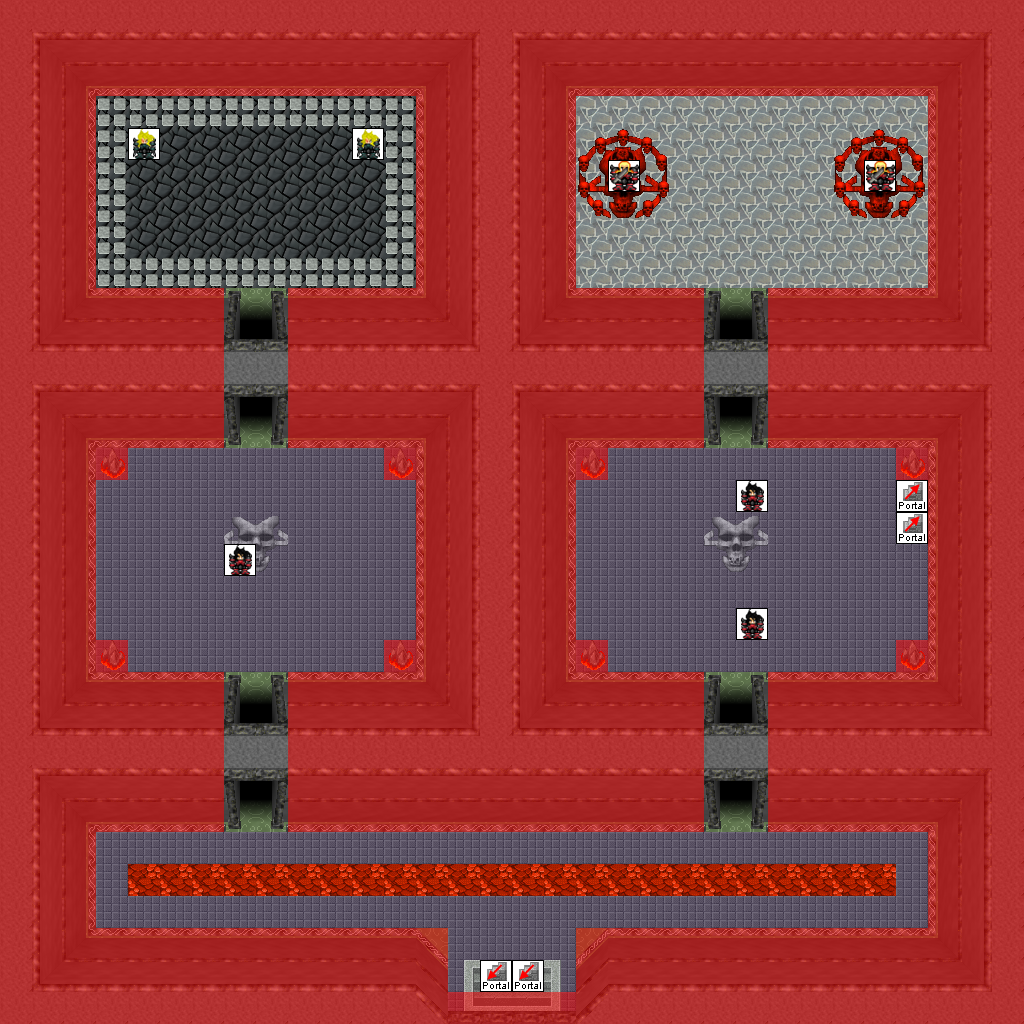

Rendered tile map (Tiled .tmx) drawn with the repository's tilesets; below, a short description and the map source with its tile grids summarised:
An orthogonal 32x32 tile map with 32x32 px tiles, 8 tile layers (0_floor, 1_terrain, 2_object, 3_roof, ...), 13 tilesets.

<map version="0.99b" orientation="orthogonal" width="32" height="32" tilewidth="32" tileheight="32">
 <tileset name="grey dark wall" firstgid="1" tilewidth="32" tileheight="32">
  <image source="../../tileset/building/wall/int_grey_dark.png" />
 </tileset>
 <tileset name="grey green wall" firstgid="17" tilewidth="32" tileheight="32">
  <image source="../../tileset/building/wall/int_grey_green.png" />
 </tileset>
 <tileset name="Untitled" firstgid="66" tilewidth="32" tileheight="32">
  <image source="../../tileset/building/entrance/grey.png" />
 </tileset>
 <tileset name="Sin nombre" firstgid="82" tilewidth="32" tileheight="32">
  <image source="../../tileset/logic/collision.png" />
 </tileset>
 <tileset name="Sin nombre" firstgid="83" tilewidth="32" tileheight="32">
  <image source="../../tileset/ground/stone_floors.png" />
 </tileset>
 <tileset name="Sin nombre" firstgid="89" tilewidth="32" tileheight="32">
  <image source="../../tileset/ground/indoor/grey_skull.png" />
 </tileset>
 <tileset name="Sin nombre" firstgid="97" tilewidth="32" tileheight="32">
  <image source="../../tileset/ground/green_paving_3.png" />
 </tileset>
 <tileset name="Sin nombre" firstgid="98" tilewidth="32" tileheight="32">
  <image source="../../tileset/ground/rock/hell.png" />
 </tileset>
 <tileset name="Sin nombre" firstgid="370" tilewidth="32" tileheight="32">
  <image source="../../tileset/logic/creature/human_armored.png" />
 </tileset>
 <tileset name="portal" firstgid="373" tilewidth="32" tileheight="32">
  <image source="../../tileset/logic/portal.png" />
 </tileset>
 <tileset name="stairs" firstgid="380" tilewidth="32" tileheight="32">
  <image source="../../tileset/building/stairs/stairs.png" />
 </tileset>
 <tileset name="stairs down" firstgid="384" tilewidth="32" tileheight="32">
  <image source="../../tileset/building/stairs/grey_stone_stairs_down.png" />
 </tileset>
 <tileset name="grey detail" firstgid="390" tilewidth="32" tileheight="32">
  <image source="../../tileset/building/entrance/grey_detail.png" />
 </tileset>
 <layer name="0_floor" width="32" height="32">
  <data>[1024 cells, 1024 non-empty, 51 distinct tile ids]</data>
 </layer>
 <layer name="1_terrain" width="32" height="32">
  <data>[1024 cells, 54 non-empty, 11 distinct tile ids]</data>
 </layer>
 <layer name="2_object" width="32" height="32">
  <data>[1024 cells, 10 non-empty, 7 distinct tile ids]</data>
 </layer>
 <layer name="3_roof" width="32" height="32">
  <data>[1024 cells, 29 non-empty, 4 distinct tile ids]</data>
 </layer>
 <layer name="4_roof_add" width="32" height="32">
  <data>[1024 cells, 0 non-empty, 0 distinct tile ids]</data>
 </layer>
 <layer name="objects" width="32" height="32">
  <data>[1024 cells, 11 non-empty, 5 distinct tile ids]</data>
 </layer>
 <layer name="collision" width="32" height="32" opacity="0.51">
  <data>[1024 cells, 633 non-empty, 1 distinct tile ids]</data>
 </layer>
 <layer name="protection" width="32" height="32">
  <data>[1024 cells, 0 non-empty, 0 distinct tile ids]</data>
 </layer>
</map>
